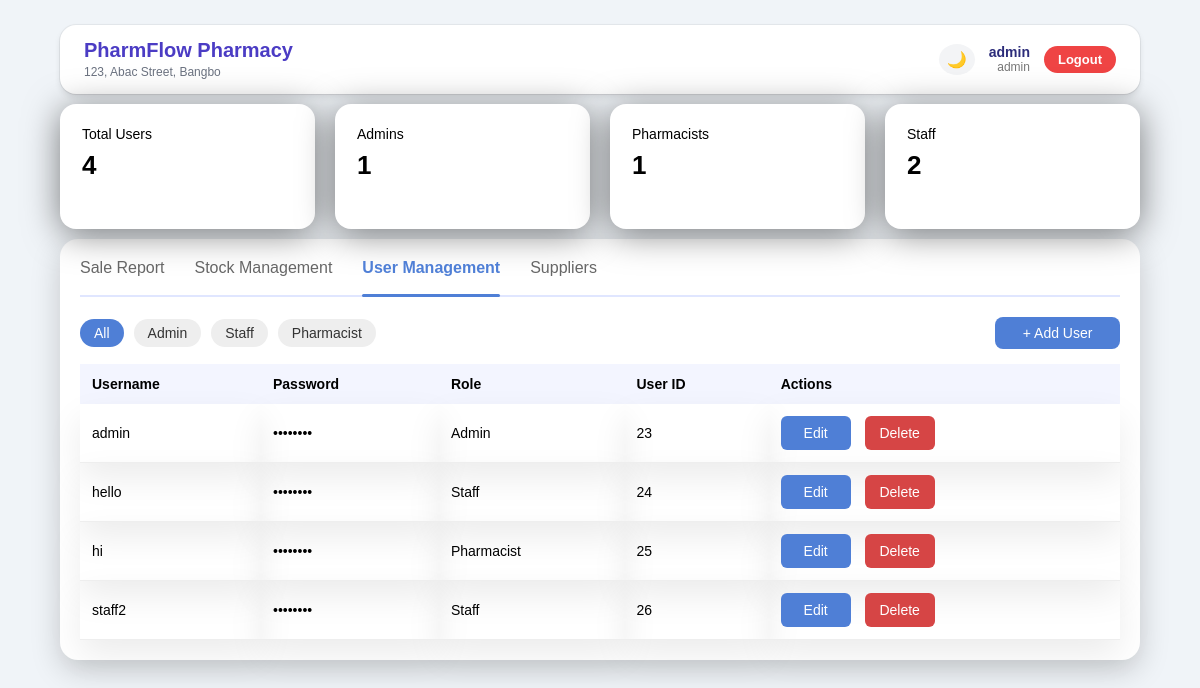
The page /admin/users.php (signed in) on the database its author committed.
### tables this page shows
CREATE TABLE `users` (
  `user_id` int(11) NOT NULL COMMENT 'Unique user identifier',
  `username` varchar(50) NOT NULL COMMENT 'Login username (unique)',
  `password` varchar(255) NOT NULL COMMENT 'Encrypted password',
  `role` enum('admin','staff','pharmacist') NOT NULL COMMENT 'User role: admin, staff, or pharmacist',
  `contact_number` varchar(20) DEFAULT NULL COMMENT 'User contact number',
  `created_at` timestamp NOT NULL DEFAULT current_timestamp() COMMENT 'Account creation date'
);

### admin/users.php (the view, shortened to what this page needs)
<?php
require_once "../config/db.php";
$roleFilter = $_GET["role"] ?? "all";
$sql = "SELECT user_id, username, password, role FROM users";
if ($roleFilter !== "all") {
    $stmt = $conn->prepare(
    "SELECT user_id, username, password, role FROM users WHERE role = ?"
    );
    $stmt->bind_param("s", $roleFilter);
    $stmt->execute();
    $result = $stmt->get_result();
} else {
    $result = $conn->query($sql);
}
?>
<!DOCTYPE html>
<html>
<head>
    <link rel="stylesheet" href="../assets/css/style.css">
    <link rel="stylesheet" href="../assets/css/dashboard.css">
</head>
<body>
<div class="dashboard-page">
<?php include "../includes/header.php"; ?>
<div class="dashboard-container">
    <?php include "../includes/stats_user.php"; ?>
<div class="panel">
    <div class="tabs">
        <a href="sales_report.php">Sale Report</a>
        <a href="dashboard.php">Stock Management</a>
        <a class="active" href="users.php">User Management</a>
        <a href="suppliers.php">Suppliers</a>
    </div>
    <div class="role-toggle">
        <a class="<?= $roleFilter === 'all' ? 'active' : '' ?>" href="users.php?role=all">All</a>
        <a class="<?= $roleFilter === 'admin' ? 'active' : '' ?>" href="users.php?role=admin">Admin</a>
        <a class="<?= $roleFilter === 'staff' ? 'active' : '' ?>" href="users.php?role=staff">Staff</a>
        <a class="<?= $roleFilter === 'pharmacist' ? 'active' : '' ?>" href="users.php?role=pharmacist">Pharmacist</a>
        <button class="btn-primary add-user-btn" style="float:right" onclick="openAddUser()">
            + Add User
        </button>
    </div>
    <table>
        <thead>
            <tr>
                <th>Username</th>
                <th>Password</th>
                <th>Role</th>
                <th>User ID</th>
                <th>Actions</th>
            </tr>
        </thead>
        <tbody>
        <?php while ($row = $result->fetch_assoc()): ?>
            <tr>
                <td><?= htmlspecialchars($row["username"]) ?></td>
                <td>••••••••</td>
                <td><?= ucfirst($row["role"]) ?></td>
                <td><?= $row["user_id"] ?></td>
                <td>
                    <div class="action-buttons">
                        <button class="btn-edit"
                            onclick='openEditUser(<?= json_encode($row) ?>)'>
                            Edit
                        </button>
                        <a class="btn-delete"
                        href="user_delete.php?id=<?= $row["user_id"] ?>"
                        onclick="return confirm('Delete this user?')">
                        Delete
                        </a>
                    </div>
                </td>
            </tr>
        <?php endwhile; ?>
        </tbody>
    </table>
</div>
</div>
</div>
</body>
</html>

### assets/css/style.css (style rules this page uses)
* { box-sizing: border-box; font-family: Arial, sans-serif; }
body { margin: 0; min-height: 100vh; background: #F0F4F8; font-family: Arial, sans-serif; }
button { padding: 12px; border: none; border-radius: 10px; background: #4f7fd6; color: white; font-size: 16px; cursor: pointer; }

### assets/css/dashboard.css (style rules this page uses)
* { box-sizing: border-box; }
.dashboard-container { width: 100%; padding: 10px 60px 25px 60px; }
.dashboard-page { min-height: 100vh; }
.tabs { display: flex; gap: 30px; padding-bottom: 10px; margin-bottom: 20px; border-bottom: 2px solid #e0e6ff; }
.tabs a { text-decoration: none; color: #666; font-weight: 500; padding-bottom: 8px; position: relative; }
.tabs a.active { color: #4f7fd6; font-weight: 600; }
.tabs a.active::after { content: ""; position: absolute; left: 0; bottom: -12px; width: 100%; height: 3px; background: #4f7fd6; border-radius: 2px; }
.panel { background: white; border-radius: 18px; padding: 20px; box-shadow: 0 10px 30px rgba(0,0,0,0.18); }
table { width: 100%; border-collapse: collapse; }
th { text-align: left; padding: 12px; background: #f3f5ff; font-size: 14px; }
td { box-shadow: 0 15px 35px rgba(0,0,0,0.08); transition: transform 0.25s ease, box-shadow 0.25s ease; }
td { padding: 12px; border-bottom: 1px solid #eee; font-size: 14px; }
.action-buttons a { display: inline-flex; align-items: center; justify-content: center; text-decoration: none; width: 70px; height: 34px; border-radius: 6px; font-size: 14px; }
.action-buttons { display: flex; gap: 8px; justify-content: left; }
.action-buttons button { width: 70px; height: 34px; font-size: 14px; border-radius: 6px; padding: 0; }
.btn-primary { background: #4f7fd6; color: white; padding: 8px 14px; border-radius: 8px; text-decoration: none; font-size: 14px; }
.btn-edit { background: #4f7fd6; color: white; border: none; padding: 6px 12px; border-radius: 6px; cursor: pointer; }
.btn-delete { background: #d64545; color: white; border: none; padding: 6px 12px; border-radius: 6px; margin-left: 6px; cursor: pointer; max-width: 200px; }
.role-toggle { display: flex; gap: 10px; margin: 15px 0; align-items: center; }
.role-toggle a { padding: 6px 14px; border-radius: 20px; background: #eee; text-decoration: none; font-size: 14px; color: #333; }
.role-toggle a.active { background: #4f7fd6; color: #fff; }
.add-user-btn { margin-left: auto; width: 12%; }

### rows shown on the page
users: username "admin", role "Admin", user_id "23"
users: username "hello", role "Staff", user_id "24"
users: username "hi", role "Pharmacist", user_id "25"
users: username "staff2", role "Staff", user_id "26"

### other values the page prints
$_SESSION["username"] "admin"
$_SESSION["role"] "admin"
$totalUsers "4"
$totalAdmins "1"
$totalPharmacists "1"
$totalStaff "2"
